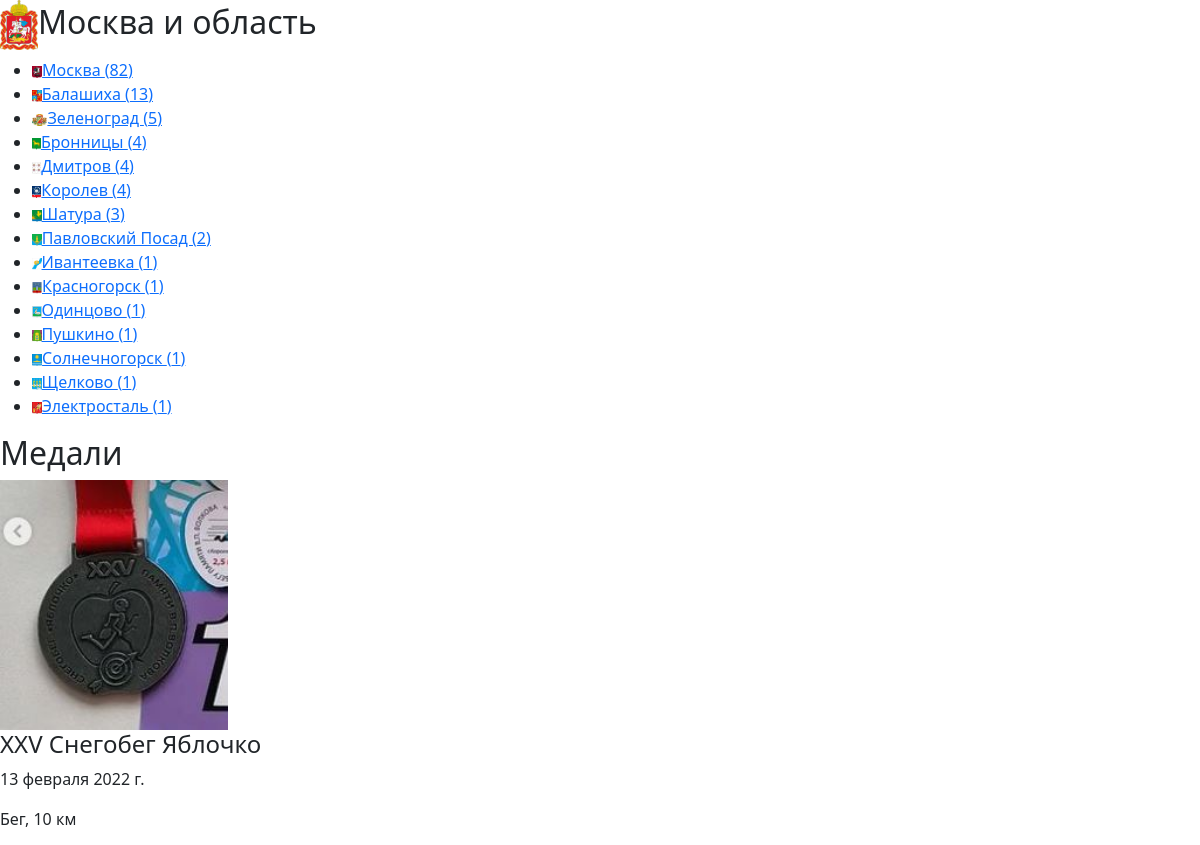
The app's page /region/1 (upper part), older data.
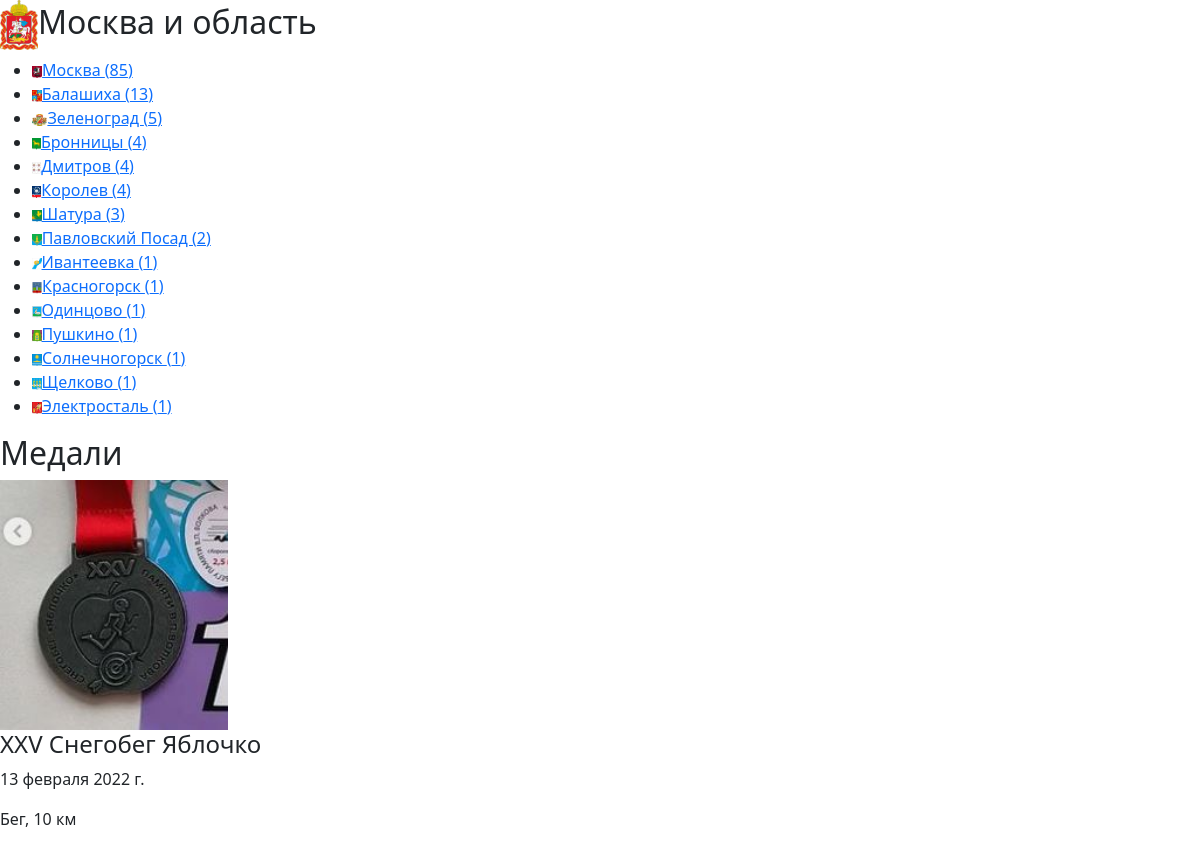
The same page, newer data.
### medals/models.py (models this page shows, shortened)
class City(models.Model):
    country = models.ForeignKey(Country, on_delete = models.CASCADE)
    region = ChainedForeignKey(
        Region,
        chained_field = "country",
        chained_model_field = "country",
        show_all=False,
        auto_choose=True,
        sort=True,
        blank=True, null=True,)
    name = models.CharField(max_length = 200)
    count = models.IntegerField(default = 0)
    flag_path = models.ImageField(blank = True, upload_to='static/images/flags/cities')

### medals/views.py (the view)
# urls.py: path('region/<int:id>', views.region),
def region(request, id):
    region = Region.objects.get(id=id)
    medals_list = Medal.objects.filter(region = id).order_by('-date')
    page = request.GET.get('page', 1)
    paginator = Paginator(medals_list, 20)
    try:
        medals = paginator.page(page)
    except PageNotAnInteger:
        medals = paginator.page(1)
    except EmptyPage:
        medals = paginator.page(paginator.num_pages)
    return render(request, 'medals/region.html', context={"region": region, "medals": medals})

### medals/models.py (called while the page is built)
    def get_cities(self):
        return self.city_set.all().order_by('-count', 'name')

    def __str__(self):
        return self.name

### templates/medals/region.html (shortened to what this page needs)
<!DOCTYPE html>
{% load static %}
<html>
<head>
  <link href="https://cdn.jsdelivr.net/npm/bootstrap@5.1.3/dist/css/bootstrap.min.css" rel="stylesheet">
</head>
<body>
  <h2><img src="../{{ region.flag_path }}" height=50></img>{{region.name}}</h2>
    {% if region.get_cities.count > 0 %}
      <ul>
        {% for city in region.get_cities %}
          <li><a href="../city/{{city.id}}"><img src="../{{ city.flag_path }}" height=12></img>{{ city.name }} ({{ city.count }})</a></li>
        {% endfor %}
      </ul>
    {% endif %}
<h2>Медали</h2>
  {% for medal in medals %}
      <div>
        <img src="../{{ medal.photo}}" alt="" height=250>
        <h4>{{medal.name}}</h4>
        <p>{{medal.date}}</p>
        <p>{{medal.sport}}, {{medal.distance}}</p>
      </div>
  {% endfor %}
</body>
</html>

Row changes from the older to the newer data that the page shows:
changed City "Москва": count "82" → "85"
